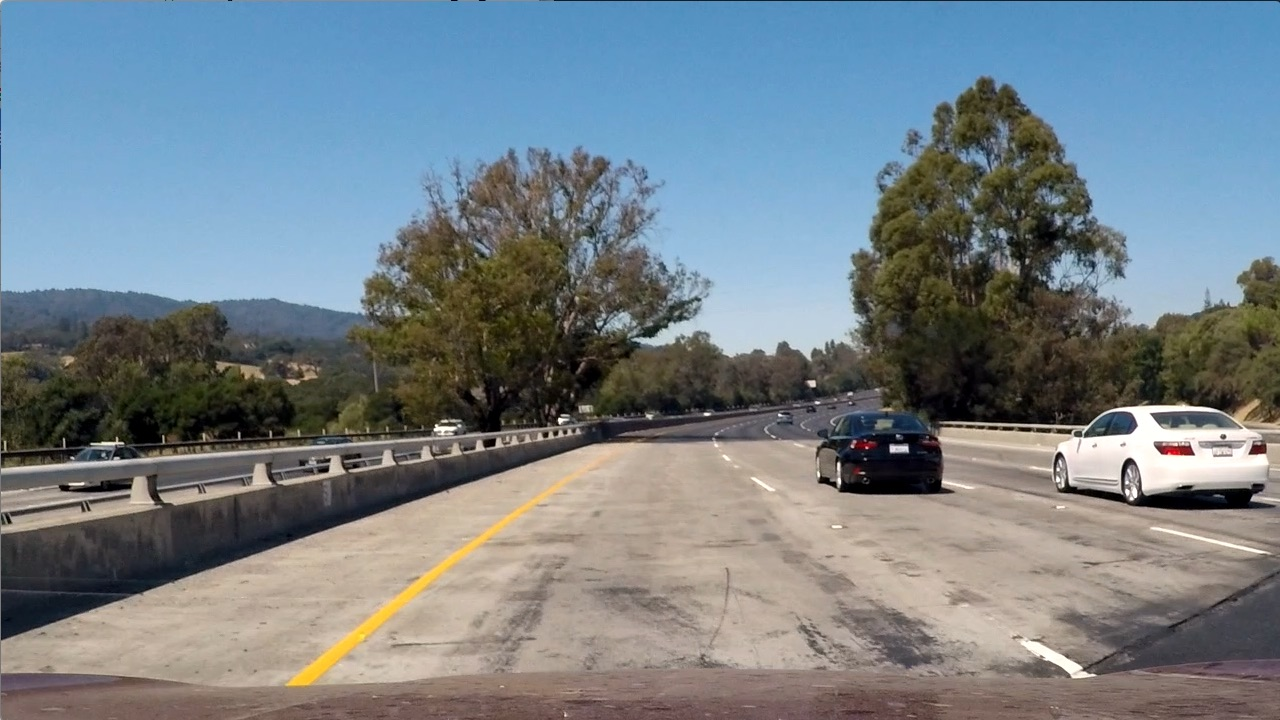
#> input picture test_images/test1.jpg, 1280 x 720 px, given in place of signs_vehicles_xygrad.jpg, which was not available
$ jupyter execute --allow-errors image_gen.ipynb   (shell and % lines are left out)   (older library calls are emulated)
#> lines starting #> are read from the running program, lines starting #| are printed output that depends on the picture; after the words box and inside, x2 and y2 are one past the last pixel; in counts of white or black regions, pixels touching at a corner belong together; pictures that were not available may be replaced by others from this repository, and a replacement may not be noted
### magnitude_threshold.py

# coding: utf-8

# In[2]:


import numpy as np
import cv2
import matplotlib.pyplot as plt
import matplotlib.image as mpimg
import pickle


# In[29]:


# Define a function that applies Sobel x or y,
# then takes an absolute value and applies a threshold.
def abs_sobel_thresh(img, orient='x',sobel_kernel=3,thresh=(0,255)):
    # Convert to grayscale
    gray = cv2.cvtColor(img, cv2.COLOR_RGB2GRAY)
    # try this Adi
    gray = cv2.GaussianBlur(gray,(sobel_kernel,sobel_kernel),0)

    # Apply x or y gradient with the OpenCV Sobel() function
    # and take the absolute value
    if orient == 'x':
        abs_sobel = np.absolute(cv2.Sobel(gray, cv2.CV_64F, 1, 0,ksize=sobel_kernel))
    if orient == 'y':
        abs_sobel = np.absolute(cv2.Sobel(gray, cv2.CV_64F, 0, 1,ksize=sobel_kernel))
    # Rescale back to 8 bit integer
    scaled_sobel = np.uint8(255*abs_sobel/np.max(abs_sobel))
    # Create a copy and apply the threshold
    binary_output = np.zeros_like(scaled_sobel)
    # Here I'm using inclusive (>=, <=) thresholds, but exclusive is ok too
    binary_output[(scaled_sobel >= thresh[0]) & (scaled_sobel <= thresh[1])] = 1

    # Return the result
    return binary_output


# In[30]:


# Define a function that applies Sobel x and y,
# then computes the magnitude of the gradient
# and applies a threshold
def mag_thresh(img, sobel_kernel=3, mag_thresh=(0, 255)):

    # Apply the following steps to img
    # 1) Convert to grayscale
    gray = cv2.cvtColor(img, cv2.COLOR_RGB2GRAY)
    # try this Adi
    gray = cv2.GaussianBlur(gray,(sobel_kernel,sobel_kernel),0)

    # 2) Take the gradient in x and y separately
    sobelx = cv2.Sobel(gray, cv2.CV_64F, 1, 0, ksize=sobel_kernel)
    sobely = cv2.Sobel(gray, cv2.CV_64F, 0, 1, ksize=sobel_kernel)
    #print(sobelx.shape)
    #print(sobely.shape)
    # 3) Calculate the magnitude
    gradmag = np.sqrt(sobelx**2 + sobely**2)
    #print(gradmag)
    # 4) Scale to 8-bit (0 - 255) and convert to type = np.uint8
    scale_factor = np.max(gradmag)/255
    gradmag = (gradmag/scale_factor).astype(np.uint8)
    # 5) Create a binary mask where mag thresholds are met
    binary_output = np.zeros_like(gradmag)
    binary_output[(gradmag >= mag_thresh[0]) & (gradmag <= mag_thresh[1])] = 1

    # 6) Return this mask as your binary_output image
    #binary_output = np.copy(img) # Remove this line
    return binary_output


# In[31]:


# direction of the gradient
# Define a function to threshold an image for a given range and Sobel kernel
def dir_threshold(img, sobel_kernel=3, thresh=(0, np.pi/2)):
    # Grayscale
    gray = cv2.cvtColor(img, cv2.COLOR_RGB2GRAY)
    # try this Adi
    gray = cv2.GaussianBlur(gray,(sobel_kernel,sobel_kernel),0)

    # Calculate the x and y gradients
    sobelx = cv2.Sobel(gray, cv2.CV_64F, 1, 0, ksize=sobel_kernel)
    sobely = cv2.Sobel(gray, cv2.CV_64F, 0, 1, ksize=sobel_kernel)
    # Take the absolute value of the gradient direction,
    # apply a threshold, and create a binary image result
    absgraddir = np.arctan2(np.absolute(sobely), np.absolute(sobelx))
    binary_output =  np.zeros_like(absgraddir)
    binary_output[(absgraddir >= thresh[0]) & (absgraddir <= thresh[1])] = 1

    # Return the binary image
    return binary_output


# In[37]:


# Read in an image and grayscale it
image = mpimg.imread('examples/signs_vehicles_xygrad.jpg')
#> image is the input picture: shape (720, 1280, 3); mean R, G, B 117.5, 128.7, 135.5

# Run the function
grad_binary = abs_sobel_thresh(image, orient='x', sobel_kernel=3, thresh=(20, 100))
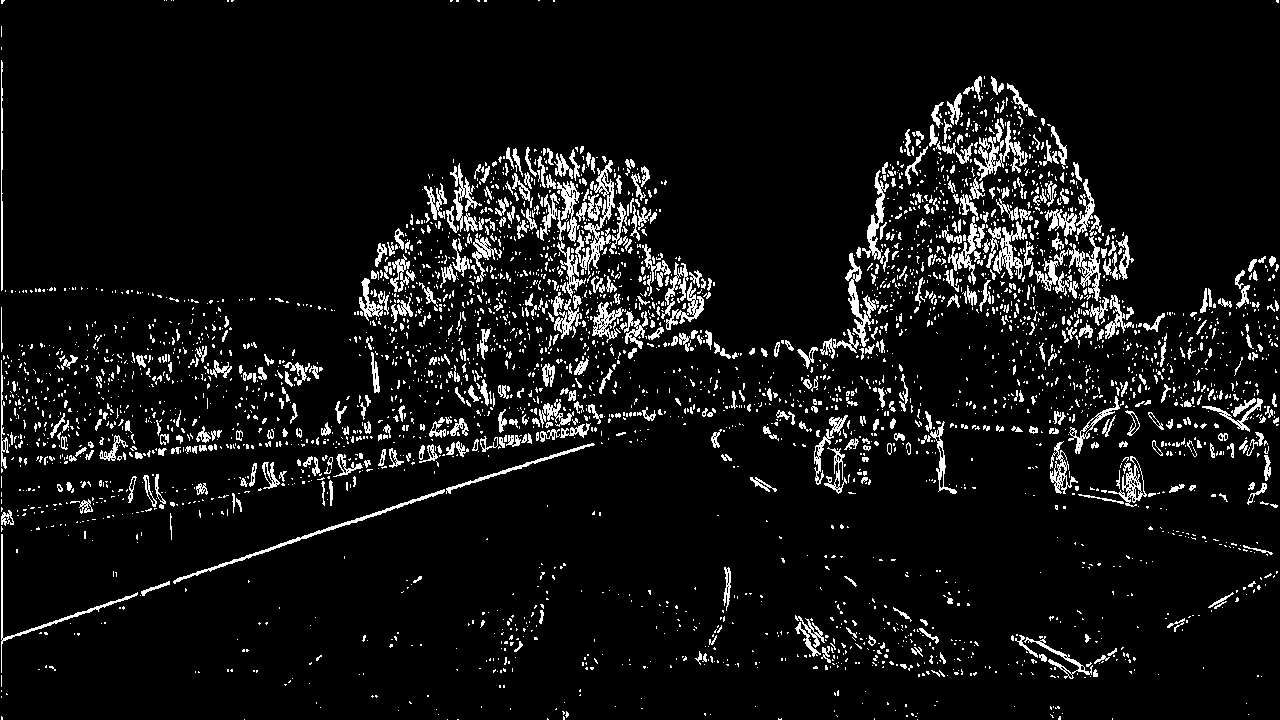
#> grad_binary: shape (720, 1280); values 0 (black) and 1 (white), 7.3% white in thin lines or dots
# Plot the result
f, (ax1, ax2) = plt.subplots(1, 2, figsize=(24, 9))
f.tight_layout()
ax1.imshow(image)
ax1.set_title('Original Image', fontsize=50)
ax2.imshow(grad_binary, cmap='gray')
ax2.set_title('Thresholded Gradient', fontsize=50)
plt.subplots_adjust(left=0., right=1, top=0.9, bottom=0.)


# In[21]:


# Read in an image and grayscale it
image = mpimg.imread('examples/signs_vehicles_xygrad.jpg')
# Run the function
mag_binary = mag_thresh(image, sobel_kernel=3, mag_thresh=(30, 100))
#> in mag_thresh, `scale_factor = np.max(gradmag)/255`: scale_factor = 2.75
#> mag_binary: shape (720, 1280); values 0 (black) and 1 (white), 9.2% white in thin lines or dots
# Plot the result
f, (ax1, ax2) = plt.subplots(1, 2, figsize=(24, 9))
f.tight_layout()
ax1.imshow(image)
ax1.set_title('Original Image', fontsize=50)
ax2.imshow(mag_binary, cmap='gray')
ax2.set_title('Thresholded Magnitude', fontsize=50)
plt.subplots_adjust(left=0., right=1, top=0.9, bottom=0.)


# In[22]:


# Read in an image and grayscale it
image = mpimg.imread('examples/signs_vehicles_xygrad.jpg')
# Run the function
dir_binary = dir_threshold(image, sobel_kernel=15, thresh=(0.7, 1.3))
#> dir_binary: shape (720, 1280) float64; values 0 (black) and 1 (white), 38.5% white; 3212 white regions (1811 under 20 px), largest, box (x1, y1, x2, y2) and area: (84, 316, 792, 702) 47839, (442, 183, 969, 719) 36284, (36, 268, 450, 459) 16537
# Plot the result
f, (ax1, ax2) = plt.subplots(1, 2, figsize=(24, 9))
f.tight_layout()
ax1.imshow(image)
ax1.set_title('Original Image', fontsize=50)
ax2.imshow(dir_binary, cmap='gray')
ax2.set_title('Thresholded Grad. Dir.', fontsize=50)
plt.subplots_adjust(left=0., right=1, top=0.9, bottom=0.)


# In[93]:


# Read in an image and grayscale it
image = mpimg.imread('examples/signs_vehicles_xygrad.jpg')

# Choose a Sobel kernel size
ksize = 11 # Choose a larger odd number to smooth gradient measurements

# Apply each of the thresholding functions
gradx = abs_sobel_thresh(image, orient='x', sobel_kernel=ksize, thresh=(12, 100))
#> gradx: shape (720, 1280); values 0 (black) and 1 (white), 20.8% white; 1451 white regions (559 under 20 px), largest, box (x1, y1, x2, y2) and area: (494, 144, 718, 362) 15342, (1006, 82, 1136, 375) 10725, (1, 413, 629, 646) 6509
grady = abs_sobel_thresh(image, orient='y', sobel_kernel=ksize, thresh=(25, 100))
#> grady: shape (720, 1280); values 0 (black) and 1 (white), 13.1% white; 1085 white regions (414 under 20 px), largest, box (x1, y1, x2, y2) and area: (0, 413, 469, 478) 6655, (145, 433, 585, 512) 5194, (927, 393, 1280, 461) 5095
mag_binary = mag_thresh(image, sobel_kernel=ksize, mag_thresh=(25, 100))
#> call 2 of mag_thresh, with sobel_kernel = 11, mag_thresh = (25, 100)
#> in mag_thresh (call 2), `gradmag = np.sqrt(sobelx**2 + sobely**2)`:
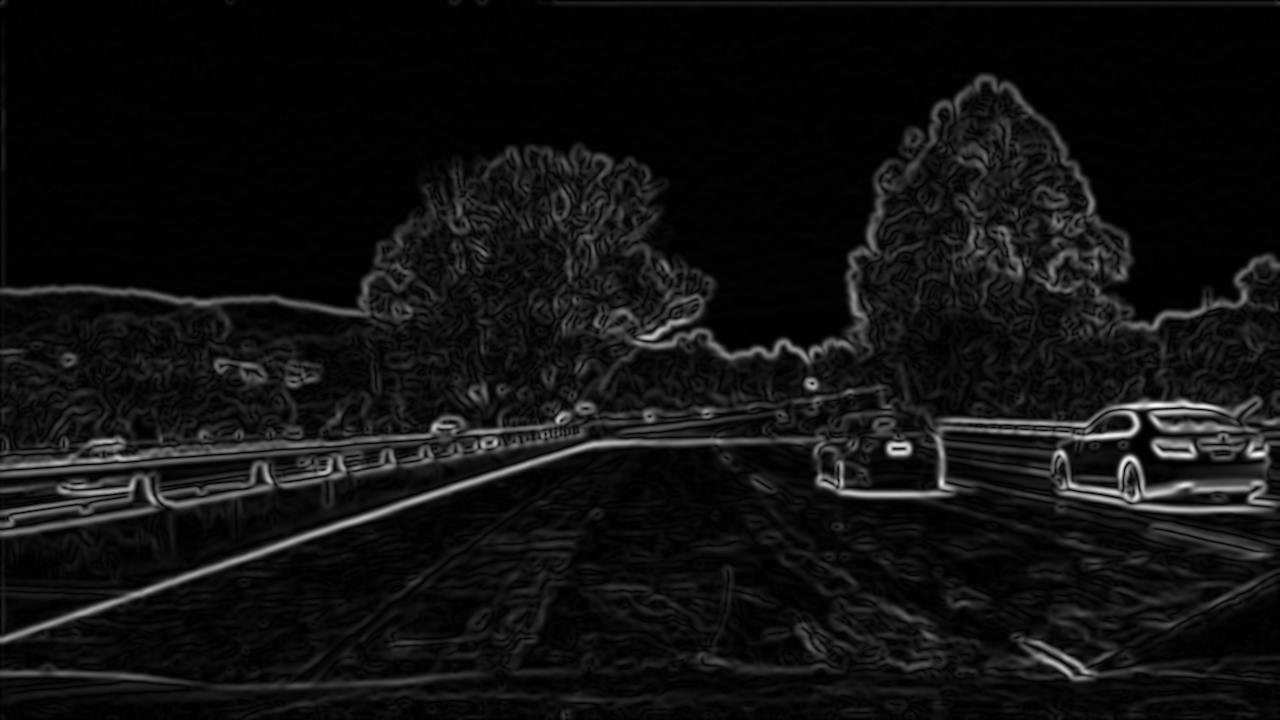
#> gradmag: shape (720, 1280) float64; min 0, max 17571675.2, mean 1210691.9; drawn with min black and max white
#> in mag_thresh (call 2), `scale_factor = np.max(gradmag)/255`: scale_factor = 68908.5
#> mag_binary: shape (720, 1280); values 0 (black) and 1 (white), 18.5% white; 697 white regions (304 under 20 px), largest, box (x1, y1, x2, y2) and area: (0, 73, 1280, 645) 107201, (0, 166, 512, 342) 10262, (984, 587, 1211, 683) 4880
dir_binary = dir_threshold(image, sobel_kernel=ksize, thresh=(0.7, 1.3))
#> call 2 of dir_threshold, with sobel_kernel = 11, thresh = (0.7, 1.3)
#> in dir_threshold (call 2), `absgraddir = np.arctan2(np.absolute(sobely), np.absolute(sobelx))`:
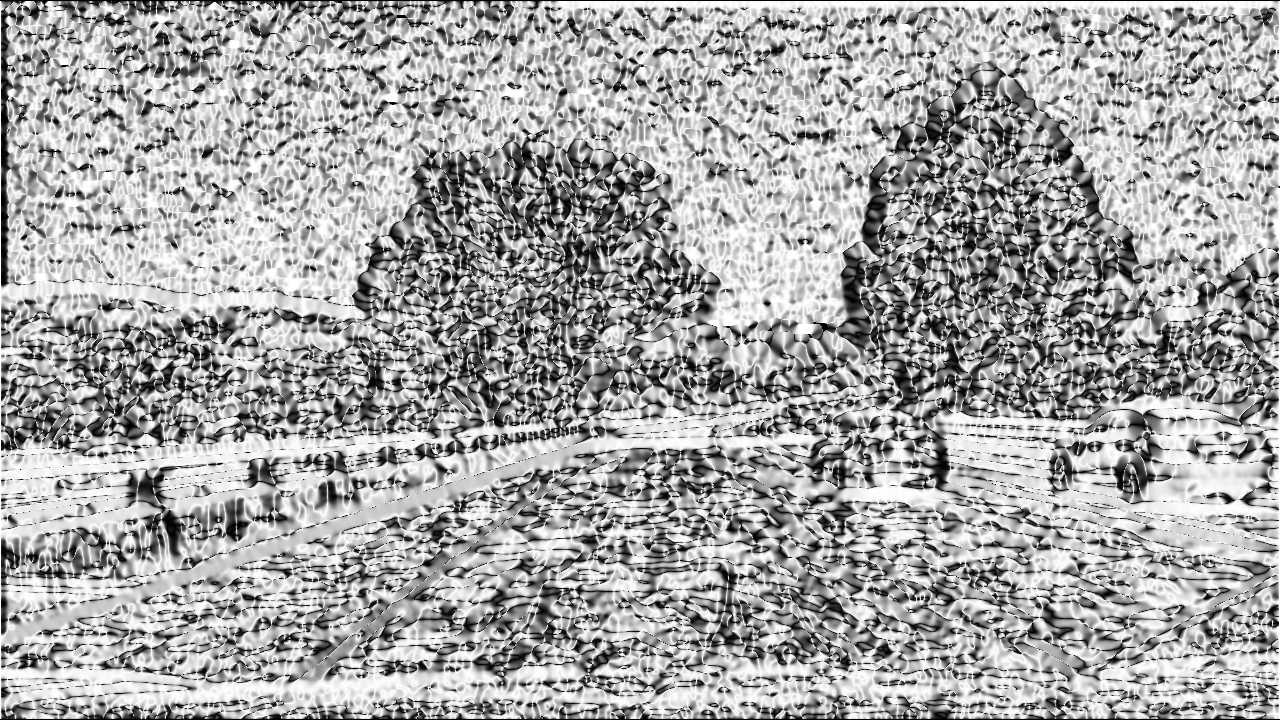
#> absgraddir: shape (720, 1280) float64; min 0, max 1.57, mean 1.02; drawn with min black and max white
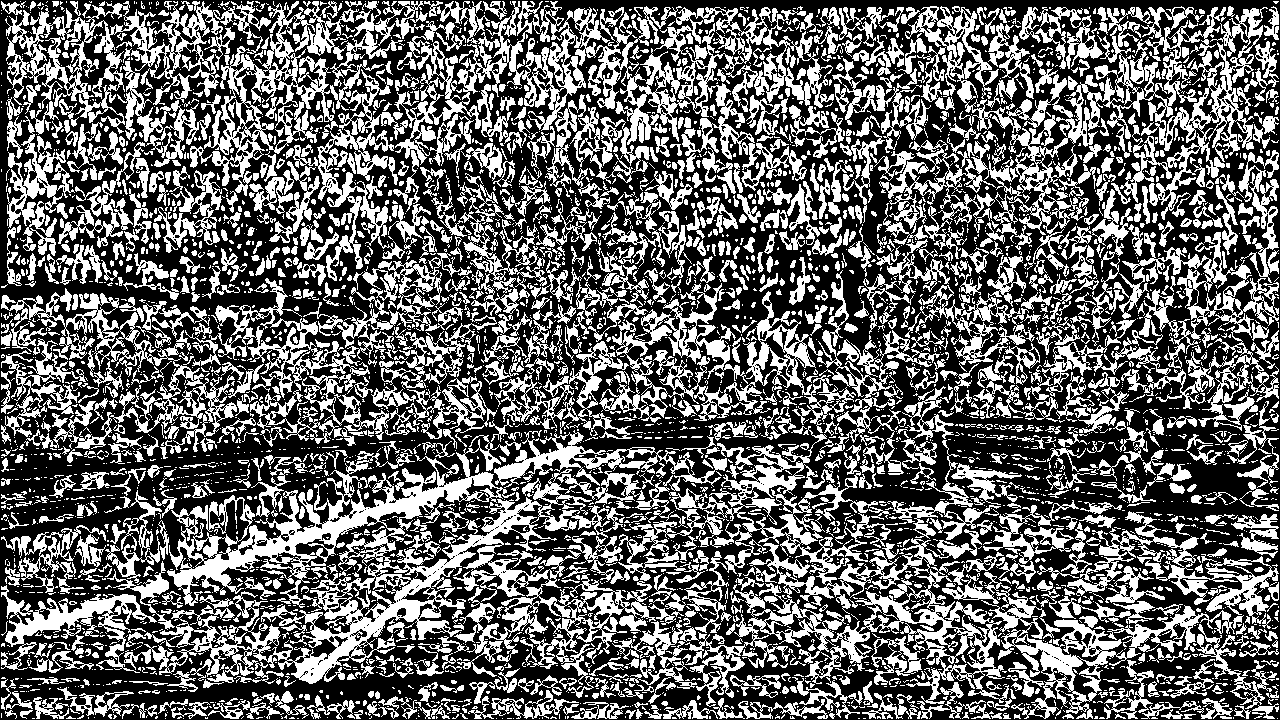
#> dir_binary: shape (720, 1280) float64; values 0 (black) and 1 (white), 39.9% white; 4312 white regions (3010 under 20 px), largest, box (x1, y1, x2, y2) and area: (124, 435, 656, 698) 36887, (870, 6, 1268, 277) 22253, (394, 1, 834, 181) 20182
combined = np.zeros_like(dir_binary)
combined[((gradx == 1) & (grady == 1)) | ((mag_binary == 1) & (dir_binary == 1))] = 1
# Plot the result
f, (ax1, ax2) = plt.subplots(1, 2, figsize=(24, 9))
f.tight_layout()
ax1.imshow(image)
ax1.set_title('Original Image', fontsize=50)
ax2.imshow(dir_binary, cmap='gray')
ax2.set_title('Thresholded Grad. combined.', fontsize=50)
plt.subplots_adjust(left=0., right=1, top=0.9, bottom=0.)

### image_gen.ipynb
[cell 1]
import numpy as np
import cv2
import glob
import pickle
import matplotlib.pyplot as plt
from magnitude_threshold import abs_sobel_thresh,mag_thresh,dir_threshold
#> (reads camera_cal/dist_pickle.p from the repository)

[cell 2]
def sv_color_thresholds(image,sthresh=(0,255),vthresh=(0,255)):
    hls = cv2.cvtColor(image, cv2.COLOR_RGB2HLS)
    s_channel = hls[:,:,2]
    s_binary = np.zeros_like(s_channel)
    s_binary[(s_channel > sthresh[0]) & (s_channel <= sthresh[1])] = 1

    hsv = cv2.cvtColor(image, cv2.COLOR_RGB2HSV)
    v_channel = hsv[:,:,2]
    v_binary = np.zeros_like(v_channel)
    v_binary[(v_channel > vthresh[0]) & (v_channel <= vthresh[1])] = 1

    sv_binary = np.zeros_like(s_channel)
    sv_binary[(s_binary == 1) & ( v_binary == 1)] = 1
    return sv_binary


def s_color_thresholds(image,sthresh=(0,255)):
    hls = cv2.cvtColor(image, cv2.COLOR_RGB2HLS)
    s_channel = hls[:,:,2]
    s_binary = np.zeros_like(s_channel)
    s_binary[(s_channel > sthresh[0]) & (s_channel <= sthresh[1])] = 1
    return s_binary

#> (a cell that did not finish here is left out)

[cell 4]
test_images = glob.glob('test_images/test*.jpg')
#> (the rest of this cell did not finish here and is left out)
